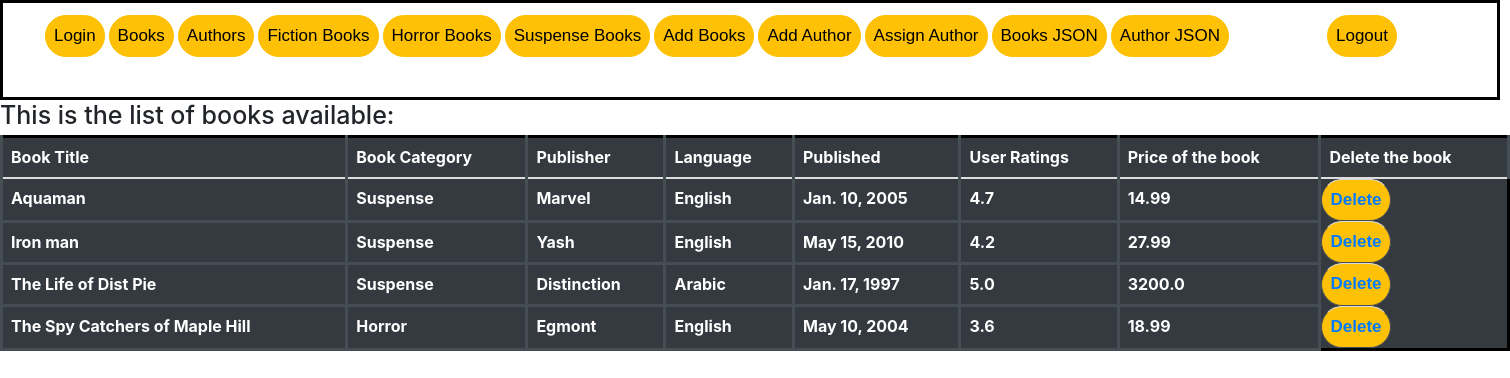
The app's page /books/ (signed in) with its own data.
### Category/models.py (models this page shows, shortened)
class Books(models.Model):
    author_id = models.ForeignKey(Author, on_delete=models.SET_NULL,null=True)
    title = models.CharField(max_length=50)
    category_choices =(('Suspense','Suspense'),('Horror','Horror'),('Fiction','Fiction'))
    category = models.CharField(max_length=50, choices= category_choices)
    publisher = models.CharField(max_length=50)
    language = models.CharField(max_length=50)
    year = models.DateField()
    rating_user = models.FloatField()
    price = models.FloatField()

### Bookstore/views.py (the view)
# urls.py: path('books/', views.books,name="allbooks"),
@login_required(login_url="homepage")
def books(request):
	mylist ={}
	books = Books.objects.all()
	mylist["booksdata"] = books
	return render(request,'books.html',mylist)

### Category/templates/books.html (shortened to what this page needs)
{% extends 'index.html'%}
{% block body %}
<link rel="stylesheet" href="https://stackpath.bootstrapcdn.com/bootstrap/4.2.1/css/bootstrap.min.css">
    <h1> This is the list of books available:</h1>
    <table class= "table table-dark">
        <thead>
            <tr>
                <th scope="col">Book Title</th>
                <th scope="col">Book Category</th>
                <th scope="col">Publisher</th>
                <th scope="col">Language</th>
                <th scope="col">Published</th>
                <th scope="col">User Ratings</th>
                <th scope="col">Price of the book</th>
                <th scope="col">Delete the book</th>
            </tr>
        </thead>
        <tbody>
        {% for books in booksdata %}
            <tr>
                <th scope="row">{{books.title}}</th>
                <th scope="row">{{books.category}}</th>
                <th scope="row">{{books.publisher}}</th>
                <th scope="row">{{books.language}}</th>
                <th scope="row">{{books.year}}</th>
                <th scope="row">{{books.rating_user}}</th>
                <th scope="row">{{books.price}}</th>
                <th class="myButton"><a href = "{% url 'del' books.id %}">Delete</a></td>
            </tr>
        {% endfor %}
        </tbody>
    </table>
{% endblock %}

### Category/templates/index.html (style rules this page uses)
body { background-color: silver; }
.myButton { background:-webkit-gradient(linear, left top, left bottom, color-stop(0.05, #ffc105), color-stop(1, #ffc105)); background:-moz-linear-gradient(top, #ffc105 5%, #ffc105 100%); background:-webkit-linear-gradient(top, #ffc105 5%, #ffc105 100%); background:-o-linear-gradient(top, #ffc105 5%, #ffc105 100%); background:-ms-linear-gradient(top, #ffc105 5%, #ffc105 100%); background:linear-gradient(to bottom, #ffc105 5%, #ffc105 100%); filter:progid:DXImageTransform.Microsoft.gradient(startColorstr='#ffc105', endColorstr='#ffc105',GradientType=0); background-color:#ffc105; -moz-border-radius:28px; -webkit-border-radius:28px; border-radius:28px; border:1px solid #ffc105; display:inline-block; cursor:pointer; color:#000000; font-family:Arial; font-size:17px; padding:7px 8px; text-decoration:none; text-shadow:0px 1px 0px #ffc105; }

### Category/templates/books.html (style rules this page uses)
table { border-collapse: collapse; }
table, th, td { border: 3px solid black; }

### records on screen
Books: title "Aquaman", category "Suspense", publisher "Marvel", language "English", year "Jan. 10, 2005", rating_user "4.7", price "14.99"
Books: title "Iron man", category "Suspense", publisher "Yash", language "English", year "May 15, 2010", rating_user "4.2", price "27.99"
Books: title "The Life of Dist Pie", category "Suspense", publisher "Distinction", language "Arabic", year "Jan. 17, 1997", rating_user "5.0", price "3200.0"
Books: title "The Spy Catchers of Maple Hill", category "Horror", publisher "Egmont", language "English", year "May 10, 2004", rating_user "3.6", price "18.99"
